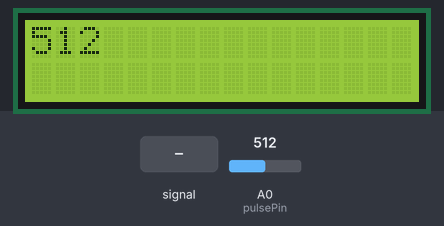
This sketch was run on a simulated Arduino Uno, built with avr-gcc and run on an emulated ATmega328P. On the bench: 16×2 character LCD. The inputs (shaded band) are chosen by the test bench; at power-on: A0 (pulsePin) = 512. What the sketch prints to the serial monitor is not drawn.

Above: at 1.2 s.
1.3 s: A0 (pulsePin) fed a 200 Hz sine of ±81 counts around its level
At 1.36 s:
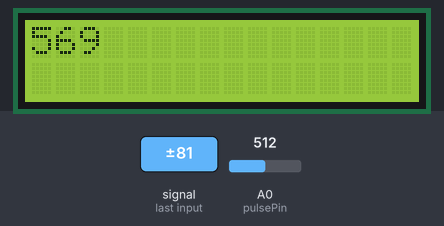
2.8 s: A0 (pulsePin) set to 716
At 3.6 s:
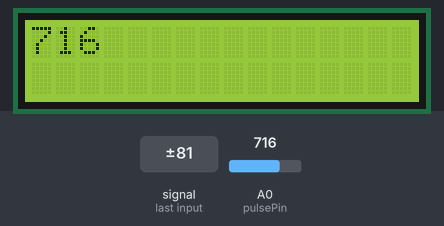
4.3 s: A0 (pulsePin) fed a 1000 Hz sine of ±255 counts around its level
At 4.35 s:
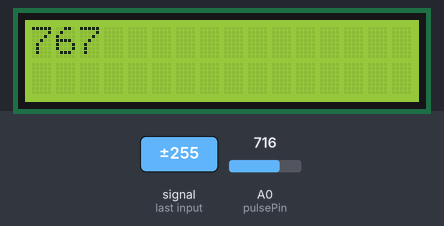
5.8 s: A0 (pulsePin) set to 900
At 6.8 s:
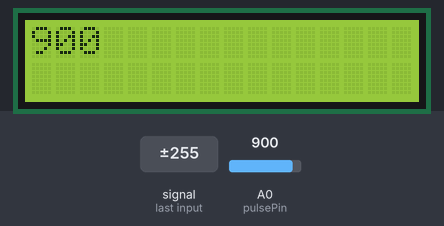
7.3 s: A0 (pulsePin) set to 1023
At 8.5 s:
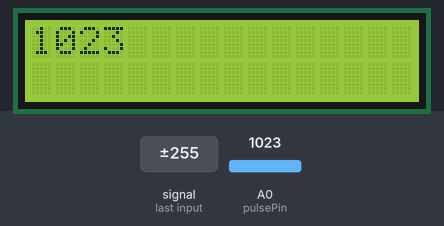
Timing chart, 0 to 9.8 s (numbered marks = the images above; inputs shaded):
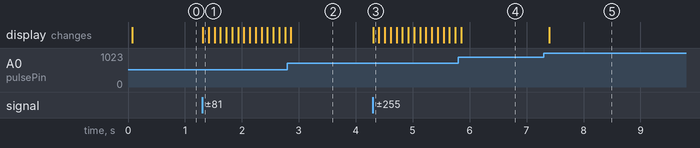

Measured:
- after the input at 1.3 s, the display: changes at once (image 1)
- after the input at 4.3 s, the display: changes at once (image 3)
- after the input at 7.3 s, the display: changes after 0.10 s (image 5)

The sketch:

prototype1-Ard.ino
```cpp
#include<LiquidCrystal.h>

const int pulsePin = A0;
const int rs = 7, en = 9, d4 = 10, d5 = 11, d6 = 12, d7 = 13;
LiquidCrystal lcd(rs, en, d4, d5, d6, d7);

void setup() {
  Serial.begin(9600);

  while(!Serial){
  }
  delay(10);

  lcd.begin(16, 2);

}
void loop() {
  int reading = analogRead(pulsePin);

  lcd.clear();
  lcd.setCursor(0,0);
  lcd.print(reading);

  Serial.println(reading);

  delay(100);

}
```
